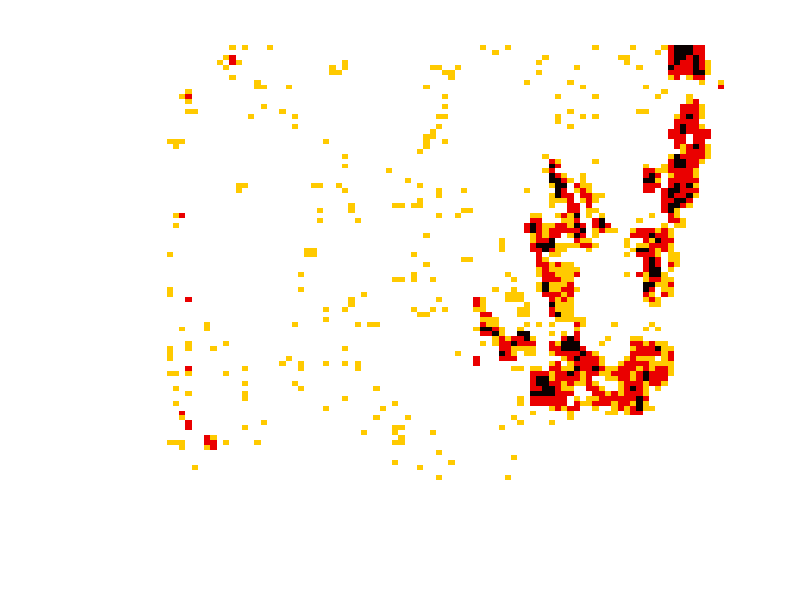

Source code (MATLAB):
clear
clc
load('point.mat');
P = point';
longitude = linspace(140,150,100);
latitude = linspace(-39,-34,100);
[x,y] = meshgrid(longitude,latitude);
surf(x,y,P,-(P>10)-(P>1000)-(P>10000));
grid on
set(gca,'Visible','off')
view(0,90)
colormap hot
shading flat
% grid on
% alpha(0.5)